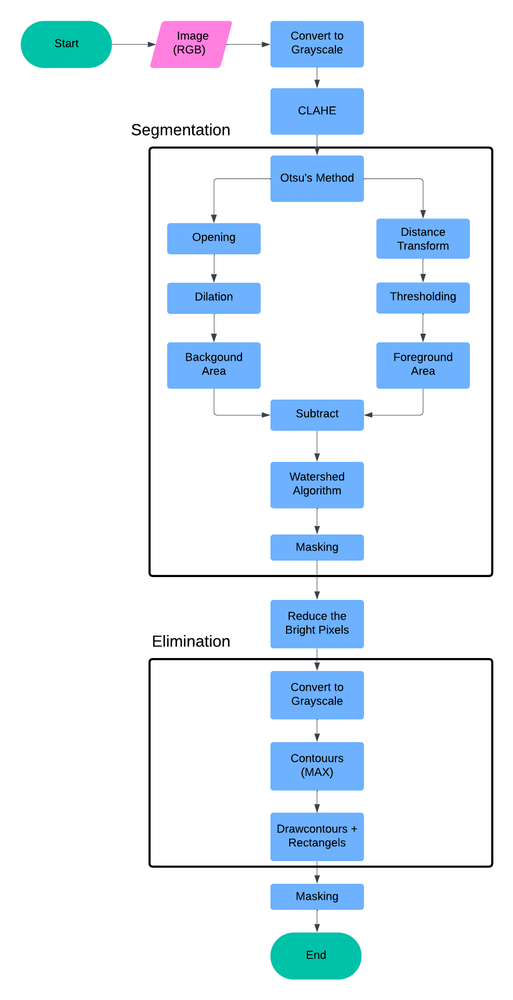
#> input picture Skin Cancer Detection using Watershed Segmentation/Skin cancer.png, 513 x 1000 px, shrunk from 988 x 1927 before the run, given in place of the camera
$ jupyter execute Detecting_Object_based_on_HSV_Range.ipynb   (shell and % lines are left out)
#> lines starting #> are read from the running program, lines starting #| are printed output that depends on the picture; after the words box and inside, x2 and y2 are one past the last pixel; in counts of white or black regions, pixels touching at a corner belong together
[cell 1]
import cv2 as cv
#import common
import numpy as np

                                                #the following are to do with this interactive notebook code
from matplotlib import pyplot as plt
import pylab
pylab.rcParams['figure.figsize'] = (10.0, 8.0) # this controls figure size in the notebook

[cell 2]
def nothing(x):
    pass

# Fungsi trackbar untk proses masking
def masking(image):
    hsv = cv.cvtColor(image, cv.COLOR_BGR2HSV)

    min_r = cv.getTrackbarPos("min_red", "TrackBars")
    min_g = cv.getTrackbarPos("min_green", "TrackBars")
    min_b = cv.getTrackbarPos("min_blue", "TrackBars")

    lower = np.array([min_r, min_g, min_b])
    upper = np.array([255,255,255])
    mask = cv.inRange(hsv, lower, upper)

    return mask, min_r, min_g, min_b

[cell 3]
cap = cv.VideoCapture(0)
cv.namedWindow("TrackBars")

# Create TrackBar
## Minimum range
cv.createTrackbar("min_red", "TrackBars", 0, 255, nothing)
cv.createTrackbar("min_green", "TrackBars", 0, 255, nothing)
cv.createTrackbar("min_blue", "TrackBars", 0, 255, nothing)

## Maximum range

while True:
    _, frame = cap.read()
#> frame is the input picture: shape (1000, 513, 3); mean B, G, R 248.1, 238.7, 228.5
    mask, min_r, min_g, min_b = masking(frame)
#> in masking, `hsv = cv.cvtColor(image, cv.COLOR_BGR2HSV)`: hsv: shape (1000, 513, 3); mean H, S, V 17.5, 23, 248.7
#> in masking, `mask = cv.inRange(hsv, lower, upper)`: mask: shape (1000, 513); every value is 255
#> min_r = 0; min_g = 0; min_b = 0

    #cv.imshow("Sample", frame)
    cv.imshow("Sample", mask)
    if cv.waitKey(1) & 0xFF==ord("q"):
#> (key q is pressed here)
        break

cap.release()
cv.destroyAllWindows()

print("min red, min green, min blue: {0}, {1}, {2}".format(min_r, min_g, min_b))
#| min red, min green, min blue: 0, 0, 0

[cell 4]
# Algorithm:
# Reading RGB image --> Converting to HSV --> Implementing Mask -->
# Finding Contour Points --> Extracting Rectangle Coordinates -->
# Drawing Bounding Box --> Putting Label


# Defining lower bounds and upper bounds of founded Mask
min_blue, min_green, min_red = 0, 125, 186  # Dapat dari cell atas!!

cap = cv.VideoCapture(0)
#cv.namedWindow("Binary frame with Mask")
while True:
    _, frame = cap.read()
    frame_hsv = cv.cvtColor(frame, cv.COLOR_BGR2HSV)    #(480, 640, 3) Convert to HSV
    mask = cv.inRange(frame_hsv, (min_blue, min_green, min_red), (255,255,255))    #(480, 640) Implementing MASK
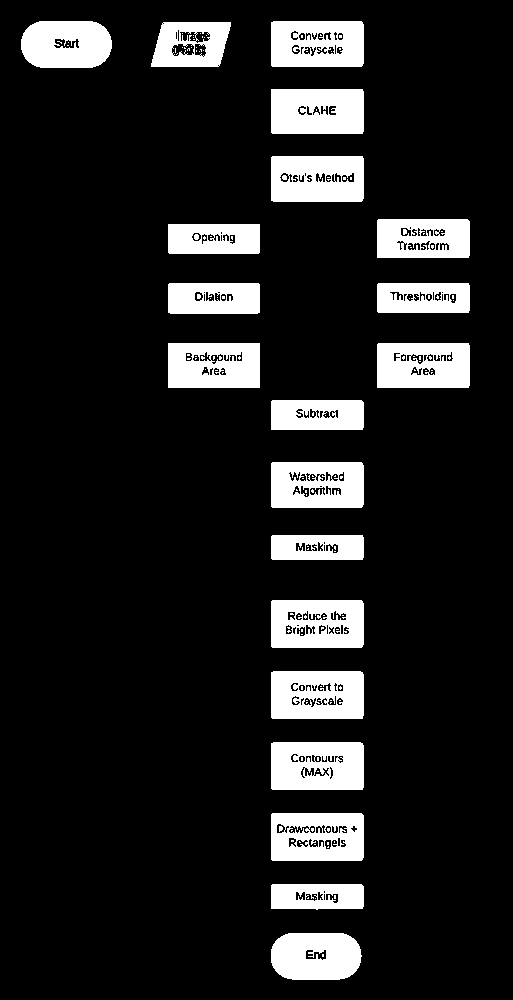
#> mask: shape (1000, 513); 13.1% white; 144 white regions (121 under 20 px)

    #Finding Countors
    contours, hierarchy = cv.findContours(mask, cv.RETR_TREE, cv.CHAIN_APPROX_SIMPLE)
#> contours = 360 contours, 158 with area under 20; largest, box (x1, y1, x2, y2) and area: (271, 813, 364, 861) 4318, (271, 600, 364, 648) 4317, (271, 742, 364, 790) 4316, (271, 671, 364, 719) 4316, (271, 156, 364, 202) 4134
    contours = sorted(contours, key=cv.contourArea, reverse=True)

    # [7 lines of commented-out code are left out]
    if contours:
        #Rectangle
        x, y, w, h = cv.boundingRect(contours[0])
#> x = 271; y = 813; w = 93; h = 48
        cv.rectangle(frame, (x, y), (x+w, y+h), (0,255,0), 2)

        #Putting Label
        label = "Detected Object!!"
        cv.putText(frame, label, (x-5, y-5), cv.FONT_HERSHEY_SIMPLEX, 1.0, (0,0,255), 2)
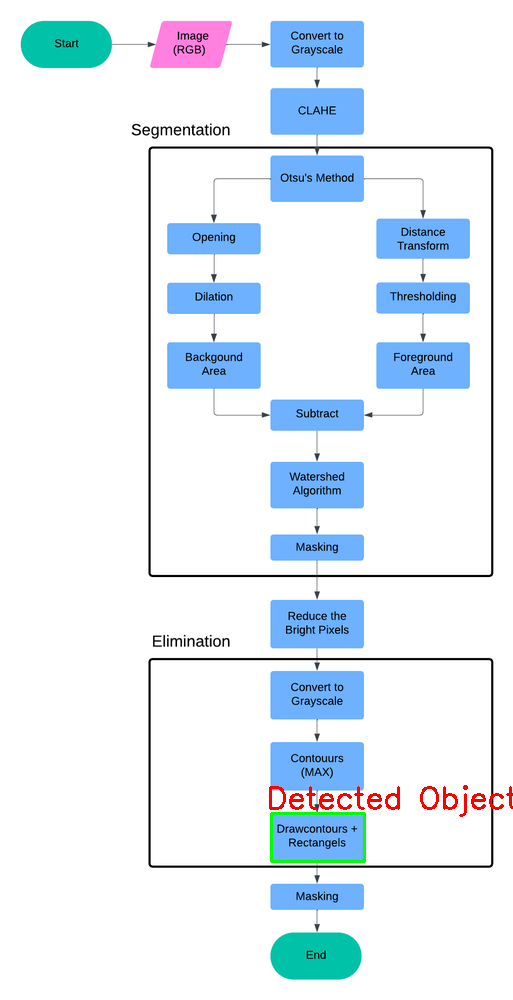
#> frame: shape (1000, 513, 3); mean B, G, R 246.8, 237.9, 228.3

    #cv.imshow('Contours', drawing)
    cv.imshow("Binary frame", frame)
    if cv.waitKey(1) & 0xFF==ord("q"):
#> (key q is pressed here)
        break

cap.release()
cv.destroyAllWindows()
